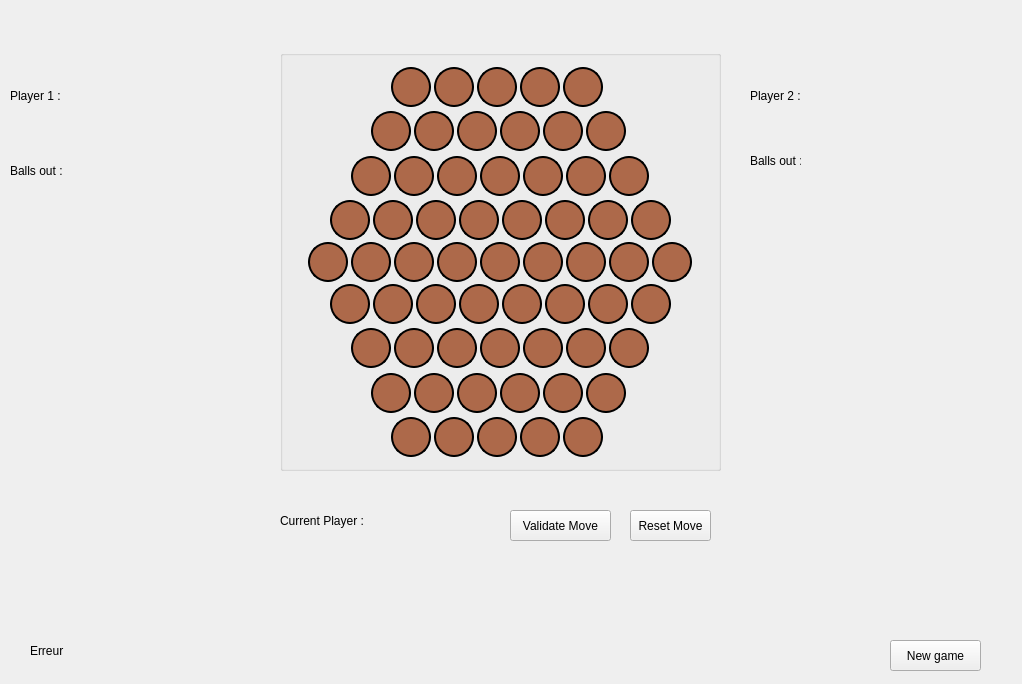
<?xml version="1.0" encoding="UTF-8"?>
<ui version="4.0">
 <class>MainWindow</class>
 <widget class="QWidget" name="MainWindow">
  <property name="windowModality">
   <enum>Qt::NonModal</enum>
  </property>
  <property name="geometry">
   <rect>
    <x>0</x>
    <y>0</y>
    <width>1022</width>
    <height>684</height>
   </rect>
  </property>
  <property name="windowTitle">
   <string>Abalone</string>
  </property>
  <property name="inputMethodHints">
   <set>Qt::ImhNone</set>
  </property>
  <widget class="QGroupBox" name="gridGroupBox">
   <property name="geometry">
    <rect>
     <x>280</x>
     <y>50</y>
     <width>441</width>
     <height>421</height>
    </rect>
   </property>
   <property name="mouseTracking">
    <bool>false</bool>
   </property>
   <property name="tabletTracking">
    <bool>false</bool>
   </property>
   <property name="acceptDrops">
    <bool>false</bool>
   </property>
   <property name="whatsThis">
    <string>&lt;html&gt;&lt;head/&gt;&lt;body&gt;&lt;p align=&quot;center&quot;&gt;&lt;img src=&quot;:/imgs/hexagon.png&quot;/&gt;&lt;/p&gt;&lt;/body&gt;&lt;/html&gt;</string>
   </property>
   <property name="styleSheet">
    <string notr="true">QGroupBox{
	background-image:url(:/imgs/hexagon_2_435x465.png) ;
	background-position: center;
  	background-repeat: no-repeat;
}
QPushButton:pressed {
    border-style: inset ;
	background-color: #AD694A;
    background: qradialgradient(cx: 0.4, cy: -0.1, fx: 0.4, fy: -0.1,radius: 1.35, stop: 0 #fff, stop: 1 #ddd);
}
QPushButton:hover{
	 border: 2px solid rgb(85, 255, 255);
}

 QPushButton {
    max-height: 26 px;
    max-width: 26px;
    color: #cc6600;
    border: 2px solid black;
    border-radius: 20px;
    border-style: outset;
    background: qradialgradient(cx: 0.3, cy: -0.4, fx: 0.3, fy: -0.4,
             radius: 1.35, stop: 0 #fff, stop: 1 #888);
    padding: 5px;
    background-color: #AD694A;

 }
</string>
   </property>
   <layout class="QGridLayout" name="gridLayout">
    <property name="spacing">
     <number>0</number>
    </property>
    <item row="1" column="0">
     <layout class="QHBoxLayout" name="line_H">
      <property name="spacing">
       <number>3</number>
      </property>
      <item>
       <widget class="QLabel" name="label_5">
        <property name="maximumSize">
         <size>
          <width>60</width>
          <height>16777215</height>
         </size>
        </property>
        <property name="text">
         <string/>
        </property>
        <property name="alignment">
         <set>Qt::AlignRight|Qt::AlignTrailing|Qt::AlignVCenter</set>
        </property>
       </widget>
      </item>
      <item>
       <widget class="QPushButton" name="H4">
        <property name="minimumSize">
         <size>
          <width>40</width>
          <height>40</height>
         </size>
        </property>
        <property name="text">
         <string/>
        </property>
       </widget>
      </item>
      <item>
       <widget class="QPushButton" name="H5">
        <property name="minimumSize">
         <size>
          <width>40</width>
          <height>40</height>
         </size>
        </property>
        <property name="text">
         <string/>
        </property>
       </widget>
      </item>
      <item>
       <widget class="QPushButton" name="H6">
        <property name="minimumSize">
         <size>
          <width>40</width>
          <height>40</height>
         </size>
        </property>
        <property name="text">
         <string/>
        </property>
       </widget>
      </item>
      <item>
       <widget class="QPushButton" name="H7">
        <property name="minimumSize">
         <size>
          <width>40</width>
          <height>40</height>
         </size>
        </property>
        <property name="text">
         <string/>
        </property>
       </widget>
      </item>
      <item>
       <widget class="QPushButton" name="H8">
        <property name="minimumSize">
         <size>
          <width>40</width>
          <height>40</height>
         </size>
        </property>
        <property name="text">
         <string/>
        </property>
       </widget>
      </item>
      <item>
       <widget class="QPushButton" name="H9">
        <property name="minimumSize">
         <size>
          <width>40</width>
          <height>40</height>
         </size>
        </property>
        <property name="text">
         <string/>
        </property>
       </widget>
      </item>
      <item>
       <widget class="QLabel" name="label_6">
        <property name="maximumSize">
         <size>
          <width>60</width>
          <height>16777215</height>
         </size>
        </property>
        <property name="text">
         <string/>
        </property>
       </widget>
      </item>
     </layout>
    </item>
    <item row="2" column="0">
     <layout class="QHBoxLayout" name="line_G">
      <property name="spacing">
       <number>3</number>
      </property>
      <item>
       <widget class="QLabel" name="label_7">
        <property name="maximumSize">
         <size>
          <width>40</width>
          <height>16777215</height>
         </size>
        </property>
        <property name="text">
         <string/>
        </property>
       </widget>
      </item>
      <item>
       <widget class="QPushButton" name="G3">
        <property name="minimumSize">
         <size>
          <width>40</width>
          <height>40</height>
         </size>
        </property>
        <property name="text">
         <string/>
        </property>
       </widget>
      </item>
      <item>
       <widget class="QPushButton" name="G4">
        <property name="minimumSize">
         <size>
          <width>40</width>
          <height>40</height>
         </size>
        </property>
        <property name="text">
         <string/>
        </property>
       </widget>
      </item>
      <item>
       <widget class="QPushButton" name="G5">
        <property name="minimumSize">
         <size>
          <width>40</width>
          <height>40</height>
         </size>
        </property>
        <property name="text">
         <string/>
        </property>
       </widget>
      </item>
      <item>
       <widget class="QPushButton" name="G6">
        <property name="minimumSize">
         <size>
          <width>40</width>
          <height>40</height>
         </size>
        </property>
        <property name="text">
         <string/>
        </property>
       </widget>
      </item>
      <item>
       <widget class="QPushButton" name="G7">
        <property name="minimumSize">
         <size>
          <width>40</width>
          <height>40</height>
         </size>
        </property>
        <property name="text">
         <string/>
        </property>
       </widget>
      </item>
      <item>
       <widget class="QPushButton" name="G8">
        <property name="minimumSize">
         <size>
          <width>40</width>
          <height>40</height>
         </size>
        </property>
        <property name="text">
         <string/>
        </property>
       </widget>
      </item>
      <item>
       <widget class="QPushButton" name="G9">
        <property name="minimumSize">
         <size>
          <width>40</width>
          <height>40</height>
         </size>
        </property>
        <property name="text">
         <string/>
        </property>
       </widget>
      </item>
      <item>
       <widget class="QLabel" name="label">
        <property name="maximumSize">
         <size>
          <width>40</width>
          <height>16777215</height>
         </size>
        </property>
        <property name="text">
         <string/>
        </property>
       </widget>
      </item>
     </layout>
    </item>
    <item row="0" column="0">
     <layout class="QHBoxLayout" name="line_I">
      <property name="spacing">
       <number>3</number>
      </property>
      <item>
       <widget class="QLabel" name="label_4">
        <property name="maximumSize">
         <size>
          <width>80</width>
          <height>16777215</height>
         </size>
        </property>
        <property name="text">
         <string/>
        </property>
       </widget>
      </item>
      <item>
       <widget class="QPushButton" name="I5">
        <property name="minimumSize">
         <size>
          <width>40</width>
          <height>40</height>
         </size>
        </property>
        <property name="text">
         <string/>
        </property>
       </widget>
      </item>
      <item>
       <widget class="QPushButton" name="I6">
        <property name="minimumSize">
         <size>
          <width>40</width>
          <height>40</height>
         </size>
        </property>
        <property name="text">
         <string/>
        </property>
       </widget>
      </item>
      <item>
       <widget class="QPushButton" name="I7">
        <property name="minimumSize">
         <size>
          <width>40</width>
          <height>40</height>
         </size>
        </property>
        <property name="text">
         <string/>
        </property>
       </widget>
      </item>
      <item>
       <widget class="QPushButton" name="I8">
        <property name="minimumSize">
         <size>
          <width>40</width>
          <height>40</height>
         </size>
        </property>
        <property name="text">
         <string/>
        </property>
       </widget>
      </item>
      <item>
       <widget class="QPushButton" name="I9">
        <property name="minimumSize">
         <size>
          <width>40</width>
          <height>40</height>
         </size>
        </property>
        <property name="maximumSize">
         <size>
          <width>40</width>
          <height>40</height>
         </size>
        </property>
        <property name="styleSheet">
         <string notr="true"/>
        </property>
        <property name="text">
         <string/>
        </property>
       </widget>
      </item>
      <item>
       <widget class="QLabel" name="label_2">
        <property name="maximumSize">
         <size>
          <width>80</width>
          <height>16777215</height>
         </size>
        </property>
        <property name="text">
         <string/>
        </property>
       </widget>
      </item>
     </layout>
    </item>
    <item row="5" column="0">
     <layout class="QHBoxLayout" name="line_D">
      <property name="spacing">
       <number>3</number>
      </property>
      <item>
       <widget class="QLabel" name="label_9">
        <property name="maximumSize">
         <size>
          <width>20</width>
          <height>16777215</height>
         </size>
        </property>
        <property name="text">
         <string/>
        </property>
       </widget>
      </item>
      <item>
       <widget class="QPushButton" name="D1">
        <property name="minimumSize">
         <size>
          <width>40</width>
          <height>40</height>
         </size>
        </property>
        <property name="text">
         <string/>
        </property>
       </widget>
      </item>
      <item>
       <widget class="QPushButton" name="D2">
        <property name="minimumSize">
         <size>
          <width>40</width>
          <height>40</height>
         </size>
        </property>
        <property name="text">
         <string/>
        </property>
       </widget>
      </item>
      <item>
       <widget class="QPushButton" name="D3">
        <property name="minimumSize">
         <size>
          <width>40</width>
          <height>40</height>
         </size>
        </property>
        <property name="text">
         <string/>
        </property>
       </widget>
      </item>
      <item>
       <widget class="QPushButton" name="D4">
        <property name="minimumSize">
         <size>
          <width>40</width>
          <height>40</height>
         </size>
        </property>
        <property name="text">
         <string/>
        </property>
       </widget>
      </item>
      <item>
       <widget class="QPushButton" name="D5">
        <property name="sizePolicy">
         <sizepolicy hsizetype="Minimum" vsizetype="Fixed">
          <horstretch>0</horstretch>
          <verstretch>0</verstretch>
         </sizepolicy>
        </property>
        <property name="minimumSize">
         <size>
          <width>40</width>
          <height>40</height>
         </size>
        </property>
        <property name="text">
         <string/>
        </property>
       </widget>
      </item>
      <item>
       <widget class="QPushButton" name="D6">
        <property name="minimumSize">
         <size>
          <width>40</width>
          <height>40</height>
         </size>
        </property>
        <property name="text">
         <string/>
        </property>
       </widget>
      </item>
      <item>
       <widget class="QPushButton" name="D7">
        <property name="minimumSize">
         <size>
          <width>40</width>
          <height>40</height>
         </size>
        </property>
        <property name="text">
         <string/>
        </property>
       </widget>
      </item>
      <item>
       <widget class="QPushButton" name="D8">
        <property name="minimumSize">
         <size>
          <width>40</width>
          <height>40</height>
         </size>
        </property>
        <property name="text">
         <string/>
        </property>
       </widget>
      </item>
      <item>
       <widget class="QLabel" name="label_10">
        <property name="maximumSize">
         <size>
          <width>20</width>
          <height>16777215</height>
         </size>
        </property>
        <property name="text">
         <string/>
        </property>
       </widget>
      </item>
     </layout>
    </item>
    <item row="6" column="0">
     <layout class="QHBoxLayout" name="line_C">
      <property name="spacing">
       <number>3</number>
      </property>
      <item>
       <widget class="QLabel" name="label_11">
        <property name="maximumSize">
         <size>
          <width>40</width>
          <height>16777215</height>
         </size>
        </property>
        <property name="text">
         <string/>
        </property>
       </widget>
      </item>
      <item>
       <widget class="QPushButton" name="C1">
        <property name="minimumSize">
         <size>
          <width>40</width>
          <height>40</height>
         </size>
        </property>
        <property name="text">
         <string/>
        </property>
       </widget>
      </item>
      <item>
       <widget class="QPushButton" name="C2">
        <property name="minimumSize">
         <size>
          <width>40</width>
          <height>40</height>
         </size>
        </property>
        <property name="text">
         <string/>
        </property>
       </widget>
      </item>
      <item>
       <widget class="QPushButton" name="C3">
        <property name="minimumSize">
         <size>
          <width>40</width>
          <height>40</height>
         </size>
        </property>
        <property name="text">
         <string/>
        </property>
       </widget>
      </item>
      <item>
       <widget class="QPushButton" name="C4">
        <property name="minimumSize">
         <size>
          <width>40</width>
          <height>40</height>
         </size>
        </property>
        <property name="text">
         <string/>
        </property>
       </widget>
      </item>
      <item>
       <widget class="QPushButton" name="C5">
        <property name="minimumSize">
         <size>
          <width>40</width>
          <height>40</height>
         </size>
        </property>
        <property name="text">
         <string/>
        </property>
       </widget>
      </item>
      <item>
       <widget class="QPushButton" name="C6">
        <property name="minimumSize">
         <size>
          <width>40</width>
          <height>40</height>
         </size>
        </property>
        <property name="text">
         <string/>
        </property>
       </widget>
      </item>
      <item>
       <widget class="QPushButton" name="C7">
        <property name="minimumSize">
         <size>
          <width>40</width>
          <height>40</height>
         </size>
        </property>
        <property name="text">
         <string/>
        </property>
       </widget>
      </item>
      <item>
       <widget class="QLabel" name="label_12">
        <property name="maximumSize">
         <size>
          <width>40</width>
          <height>16777215</height>
         </size>
        </property>
        <property name="text">
         <string/>
        </property>
       </widget>
      </item>
     </layout>
    </item>
    <item row="7" column="0">
     <layout class="QHBoxLayout" name="line_B">
      <property name="spacing">
       <number>3</number>
      </property>
      <item>
       <widget class="QLabel" name="label_13">
        <property name="maximumSize">
         <size>
          <width>60</width>
          <height>16777215</height>
         </size>
        </property>
        <property name="text">
         <string/>
        </property>
       </widget>
      </item>
      <item>
       <widget class="QPushButton" name="B1">
        <property name="minimumSize">
         <size>
          <width>40</width>
          <height>40</height>
         </size>
        </property>
        <property name="text">
         <string/>
        </property>
       </widget>
      </item>
      <item>
       <widget class="QPushButton" name="B2">
        <property name="minimumSize">
         <size>
          <width>40</width>
          <height>40</height>
         </size>
        </property>
        <property name="text">
         <string/>
        </property>
       </widget>
      </item>
      <item>
       <widget class="QPushButton" name="B3">
        <property name="minimumSize">
         <size>
          <width>40</width>
          <height>40</height>
         </size>
        </property>
        <property name="text">
         <string/>
        </property>
       </widget>
      </item>
      <item>
       <widget class="QPushButton" name="B4">
        <property name="minimumSize">
         <size>
          <width>40</width>
          <height>40</height>
         </size>
        </property>
        <property name="text">
         <string/>
        </property>
       </widget>
      </item>
      <item>
       <widget class="QPushButton" name="B5">
        <property name="minimumSize">
         <size>
          <width>40</width>
          <height>40</height>
         </size>
        </property>
        <property name="text">
         <string/>
        </property>
       </widget>
      </item>
      <item>
       <widget class="QPushButton" name="B6">
        <property name="minimumSize">
         <size>
          <width>40</width>
          <height>40</height>
         </size>
        </property>
        <property name="text">
         <string/>
        </property>
       </widget>
      </item>
      <item>
       <widget class="QLabel" name="label_14">
        <property name="maximumSize">
         <size>
          <width>60</width>
          <height>16777215</height>
         </size>
        </property>
        <property name="text">
         <string/>
        </property>
       </widget>
      </item>
     </layout>
    </item>
    <item row="8" column="0">
     <layout class="QHBoxLayout" name="line_A">
      <property name="spacing">
       <number>3</number>
      </property>
      <item>
       <widget class="QLabel" name="label_15">
        <property name="maximumSize">
         <size>
          <width>80</width>
          <height>16777215</height>
         </size>
        </property>
        <property name="text">
         <string/>
        </property>
       </widget>
      </item>
      <item>
       <widget class="QPushButton" name="A1">
        <property name="minimumSize">
         <size>
          <width>40</width>
          <height>40</height>
         </size>
        </property>
        <property name="text">
         <string/>
        </property>
       </widget>
      </item>
      <item>
       <widget class="QPushButton" name="A2">
        <property name="minimumSize">
         <size>
          <width>40</width>
          <height>40</height>
         </size>
        </property>
        <property name="text">
         <string/>
        </property>
       </widget>
      </item>
      <item>
       <widget class="QPushButton" name="A3">
        <property name="minimumSize">
         <size>
          <width>40</width>
          <height>40</height>
         </size>
        </property>
        <property name="text">
         <string/>
        </property>
       </widget>
      </item>
      <item>
       <widget class="QPushButton" name="A4">
        <property name="minimumSize">
         <size>
          <width>40</width>
          <height>40</height>
         </size>
        </property>
        <property name="styleSheet">
         <string notr="true">QPushButton:clicked{
	background-color: white ;
}</string>
        </property>
        <property name="text">
         <string/>
        </property>
       </widget>
      </item>
      <item>
       <widget class="QPushButton" name="A5">
        <property name="minimumSize">
         <size>
          <width>40</width>
          <height>40</height>
         </size>
        </property>
        <property name="text">
         <string/>
        </property>
       </widget>
      </item>
      <item>
       <widget class="QLabel" name="label_16">
        <property name="maximumSize">
         <size>
          <width>80</width>
          <height>16777215</height>
         </size>
        </property>
        <property name="text">
         <string/>
        </property>
       </widget>
      </item>
     </layout>
    </item>
    <item row="3" column="0">
     <layout class="QHBoxLayout" name="line_F">
      <property name="spacing">
       <number>3</number>
      </property>
      <item>
       <widget class="QLabel" name="label_3">
        <property name="maximumSize">
         <size>
          <width>20</width>
          <height>16777215</height>
         </size>
        </property>
        <property name="text">
         <string/>
        </property>
       </widget>
      </item>
      <item>
       <widget class="QPushButton" name="F2">
        <property name="minimumSize">
         <size>
          <width>40</width>
          <height>40</height>
         </size>
        </property>
        <property name="text">
         <string/>
        </property>
       </widget>
      </item>
      <item>
       <widget class="QPushButton" name="F3">
        <property name="minimumSize">
         <size>
          <width>40</width>
          <height>40</height>
         </size>
        </property>
        <property name="text">
         <string/>
        </property>
       </widget>
      </item>
      <item>
       <widget class="QPushButton" name="F4">
        <property name="minimumSize">
         <size>
          <width>40</width>
          <height>40</height>
         </size>
        </property>
        <property name="text">
         <string/>
        </property>
       </widget>
      </item>
      <item>
       <widget class="QPushButton" name="F5">
        <property name="minimumSize">
         <size>
          <width>40</width>
          <height>40</height>
         </size>
        </property>
        <property name="text">
         <string/>
        </property>
       </widget>
      </item>
      <item>
       <widget class="QPushButton" name="F6">
        <property name="minimumSize">
         <size>
          <width>40</width>
          <height>40</height>
         </size>
        </property>
        <property name="text">
         <string/>
        </property>
       </widget>
      </item>
      <item>
       <widget class="QPushButton" name="F7">
        <property name="minimumSize">
         <size>
          <width>40</width>
          <height>40</height>
         </size>
        </property>
        <property name="text">
         <string/>
        </property>
       </widget>
      </item>
      <item>
       <widget class="QPushButton" name="F8">
        <property name="minimumSize">
         <size>
          <width>40</width>
          <height>40</height>
         </size>
        </property>
        <property name="text">
         <string/>
        </property>
       </widget>
      </item>
      <item>
       <widget class="QPushButton" name="F9">
        <property name="minimumSize">
         <size>
          <width>40</width>
          <height>40</height>
         </size>
        </property>
        <property name="text">
         <string/>
        </property>
       </widget>
      </item>
      <item>
       <widget class="QLabel" name="label_8">
        <property name="maximumSize">
         <size>
          <width>20</width>
          <height>16777215</height>
         </size>
        </property>
        <property name="text">
         <string/>
        </property>
       </widget>
      </item>
     </layout>
    </item>
    <item row="4" column="0">
     <layout class="QHBoxLayout" name="line_E">
      <property name="spacing">
       <number>3</number>
      </property>
      <item>
       <widget class="QPushButton" name="E1">
        <property name="minimumSize">
         <size>
          <width>40</width>
          <height>40</height>
         </size>
        </property>
        <property name="text">
         <string/>
        </property>
       </widget>
      </item>
      <item>
       <widget class="QPushButton" name="E2">
        <property name="minimumSize">
         <size>
          <width>40</width>
          <height>40</height>
         </size>
        </property>
        <property name="text">
         <string/>
        </property>
       </widget>
      </item>
      <item>
       <widget class="QPushButton" name="E3">
        <property name="minimumSize">
         <size>
          <width>40</width>
          <height>40</height>
         </size>
        </property>
        <property name="text">
         <string/>
        </property>
       </widget>
      </item>
      <item>
       <widget class="QPushButton" name="E4">
        <property name="minimumSize">
         <size>
          <width>40</width>
          <height>40</height>
         </size>
        </property>
        <property name="text">
         <string/>
        </property>
       </widget>
      </item>
      <item>
       <widget class="QPushButton" name="E5">
        <property name="sizePolicy">
         <sizepolicy hsizetype="Minimum" vsizetype="Fixed">
          <horstretch>0</horstretch>
          <verstretch>0</verstretch>
         </sizepolicy>
        </property>
        <property name="minimumSize">
         <size>
          <width>40</width>
          <height>40</height>
         </size>
        </property>
        <property name="text">
         <string/>
        </property>
       </widget>
      </item>
      <item>
       <widget class="QPushButton" name="E6">
        <property name="minimumSize">
         <size>
          <width>40</width>
          <height>40</height>
         </size>
        </property>
        <property name="styleSheet">
         <string notr="true"/>
        </property>
        <property name="text">
         <string/>
        </property>
       </widget>
      </item>
      <item>
       <widget class="QPushButton" name="E7">
        <property name="minimumSize">
         <size>
          <width>40</width>
          <height>40</height>
         </size>
        </property>
        <property name="text">
         <string/>
        </property>
       </widget>
      </item>
      <item>
       <widget class="QPushButton" name="E8">
        <property name="minimumSize">
         <size>
          <width>40</width>
          <height>40</height>
         </size>
        </property>
        <property name="text">
         <string/>
        </property>
       </widget>
      </item>
      <item>
       <widget class="QPushButton" name="E9">
        <property name="minimumSize">
         <size>
          <width>40</width>
          <height>40</height>
         </size>
        </property>
        <property name="text">
         <string/>
        </property>
       </widget>
      </item>
     </layout>
    </item>
   </layout>
  </widget>
  <widget class="QLabel" name="player1">
   <property name="geometry">
    <rect>
     <x>10</x>
     <y>80</y>
     <width>111</width>
     <height>31</height>
    </rect>
   </property>
   <property name="text">
    <string>Player 1 :</string>
   </property>
  </widget>
  <widget class="QLabel" name="player2">
   <property name="geometry">
    <rect>
     <x>750</x>
     <y>80</y>
     <width>121</width>
     <height>31</height>
    </rect>
   </property>
   <property name="text">
    <string>Player 2 :</string>
   </property>
  </widget>
  <widget class="QLabel" name="erreur">
   <property name="geometry">
    <rect>
     <x>30</x>
     <y>635</y>
     <width>991</width>
     <height>31</height>
    </rect>
   </property>
   <property name="text">
    <string>Erreur </string>
   </property>
  </widget>
  <widget class="QLabel" name="currentPlayer">
   <property name="geometry">
    <rect>
     <x>280</x>
     <y>500</y>
     <width>91</width>
     <height>41</height>
    </rect>
   </property>
   <property name="text">
    <string>Current Player : </string>
   </property>
  </widget>
  <widget class="QPushButton" name="valider">
   <property name="geometry">
    <rect>
     <x>510</x>
     <y>510</y>
     <width>101</width>
     <height>31</height>
    </rect>
   </property>
   <property name="text">
    <string>Validate Move</string>
   </property>
  </widget>
  <widget class="QPushButton" name="reset">
   <property name="geometry">
    <rect>
     <x>630</x>
     <y>510</y>
     <width>81</width>
     <height>31</height>
    </rect>
   </property>
   <property name="text">
    <string>Reset Move</string>
   </property>
  </widget>
  <widget class="QLabel" name="current_player_color">
   <property name="geometry">
    <rect>
     <x>380</x>
     <y>500</y>
     <width>81</width>
     <height>41</height>
    </rect>
   </property>
   <property name="text">
    <string/>
   </property>
  </widget>
  <widget class="QLabel" name="label_17">
   <property name="geometry">
    <rect>
     <x>10</x>
     <y>150</y>
     <width>61</width>
     <height>41</height>
    </rect>
   </property>
   <property name="text">
    <string>Balls out : </string>
   </property>
  </widget>
  <widget class="QLabel" name="label_18">
   <property name="geometry">
    <rect>
     <x>750</x>
     <y>140</y>
     <width>51</width>
     <height>41</height>
    </rect>
   </property>
   <property name="text">
    <string>Balls out : </string>
   </property>
  </widget>
  <widget class="QLabel" name="out_1">
   <property name="geometry">
    <rect>
     <x>70</x>
     <y>150</y>
     <width>81</width>
     <height>41</height>
    </rect>
   </property>
   <property name="text">
    <string/>
   </property>
  </widget>
  <widget class="QLabel" name="out_2">
   <property name="geometry">
    <rect>
     <x>810</x>
     <y>140</y>
     <width>81</width>
     <height>41</height>
    </rect>
   </property>
   <property name="text">
    <string/>
   </property>
  </widget>
  <widget class="QPushButton" name="restart">
   <property name="geometry">
    <rect>
     <x>890</x>
     <y>640</y>
     <width>91</width>
     <height>31</height>
    </rect>
   </property>
   <property name="text">
    <string>New game</string>
   </property>
  </widget>
 </widget>
 <resources/>
 <connections/>
</ui>
